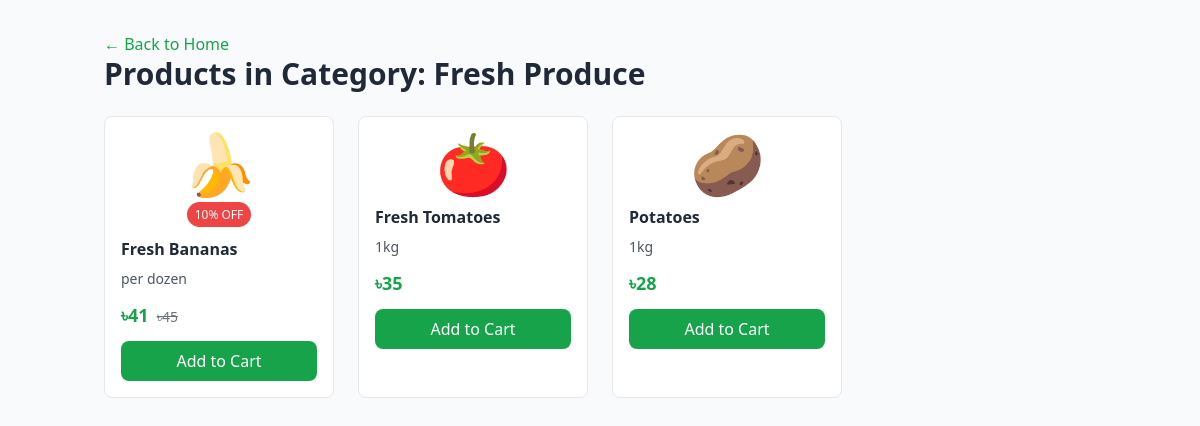
Screenshot of /categories.php?category=Fresh Produce with the database file from the repository.
### tables this page shows
CREATE TABLE IF NOT EXISTS products (
  id INT AUTO_INCREMENT PRIMARY KEY,
  name VARCHAR(200) NOT NULL,
  price INT NOT NULL,
  unit VARCHAR(50),
  image VARCHAR(500),
  category VARCHAR(100),
  discount INT DEFAULT 0,
  created_at TIMESTAMP DEFAULT CURRENT_TIMESTAMP
);

### categories.php (the view, shortened to what this page needs)
<?php
require_once "db.php";
$category = isset($_GET['category']) ? trim($_GET['category']) : '';
?><!DOCTYPE html>
<html lang="en">
<head>
    <script src="https://cdn.tailwindcss.com"></script>
</head>
<body class="bg-gray-50 font-sans">
    <div class="container mx-auto px-4 py-8">
        <a href="index.php" class="text-green-600 hover:underline">&larr; Back to Home</a>
        <h2 class="text-3xl font-bold text-gray-800 mb-6">Products in Category: <?php echo htmlspecialchars($category); ?></h2>
        <div class="grid grid-cols-1 sm:grid-cols-2 md:grid-cols-3 lg:grid-cols-4 gap-6">
        <?php
        if ($category) {
            $stmt = $conn->prepare("SELECT id, name, price, unit, image, discount FROM products WHERE category LIKE ?");
            $like = "%$category%";
            $stmt->bind_param("s", $like);
            $stmt->execute();
            $res = $stmt->get_result();
            if ($res->num_rows > 0) {
                while ($row = $res->fetch_assoc()) {
                    $discountPrice = $row['discount'] > 0 ? round($row['price'] * (1 - $row['discount'] / 100)) : null;
                    echo "<div class='bg-white border border-gray-200 rounded-lg p-4 hover:shadow-lg transition-shadow'>";
                    echo "<div class='text-center mb-3'><div class='text-6xl mb-2'>" . htmlspecialchars($row['image']) . "</div>";
                    if ($row['discount'] > 0) echo "<span class='bg-red-500 text-white text-xs px-2 py-1 rounded-full'>{$row['discount']}% OFF</span>";
                    echo "</div>";
                    echo "<h4 class='font-semibold text-gray-800 mb-2'>" . htmlspecialchars($row['name']) . "</h4>";
                    echo "<p class='text-sm text-gray-600 mb-3'>" . htmlspecialchars($row['unit']) . "</p>";
                    echo "<div class='flex items-center justify-between mb-3'><div>";
                    if ($discountPrice) {
                        echo "<span class='text-lg font-bold text-green-600'>৳$discountPrice</span> <span class='text-sm text-gray-500 line-through ml-1'>৳" . htmlspecialchars($row['price']) . "</span>";
                    } else {
                        echo "<span class='text-lg font-bold text-green-600'>৳" . htmlspecialchars($row['price']) . "</span>";
                    }
                    echo "</div></div>";
                    echo "<form method='post' action='api/add_to_cart.php'>";
                    echo "<button type='submit' class='w-full bg-green-600 text-white py-2 rounded-lg hover:bg-green-700 transition-colors font-medium'>Add to Cart</button>";
                    echo "</form>";
                    echo "</div>";
                }
            } else {
                echo "<div class='col-span-full text-center text-gray-500 text-lg'>No products found in this category.</div>";
            }
        } else {
            echo "<div class='col-span-full text-center text-gray-500 text-lg'>No category selected.</div>";
        }
        ?>
        </div>
    </div>
</body>
</html>

### rows the page displays
products: image "🍌", discount "10", name "Fresh Bananas", unit "per dozen", discountPrice "41", price "45"
products: image "🍅", name "Fresh Tomatoes", unit "1kg", price "35"
products: image "🥔", name "Potatoes", unit "1kg", price "28"

### other values shown
$category "Fresh Produce"
